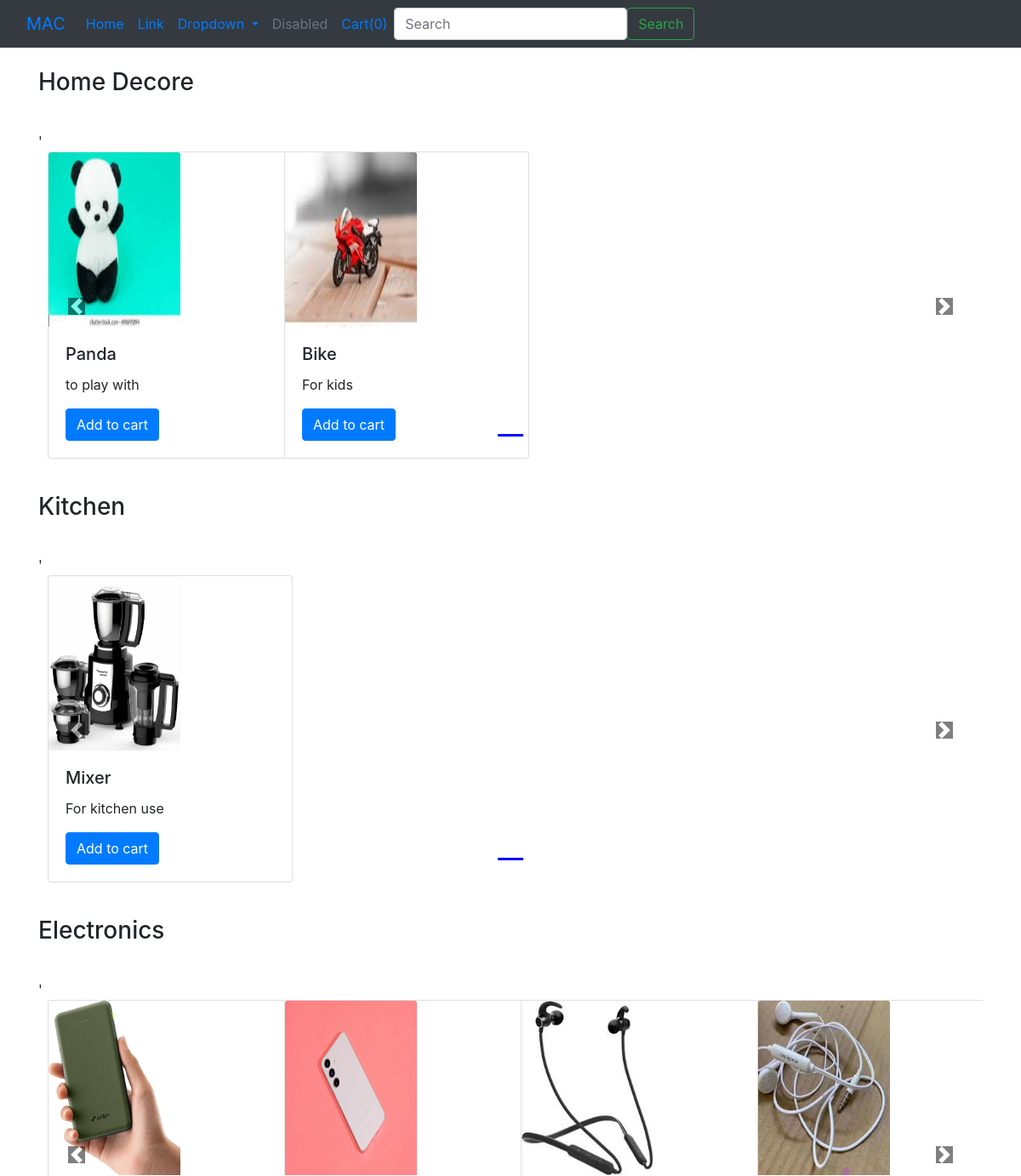
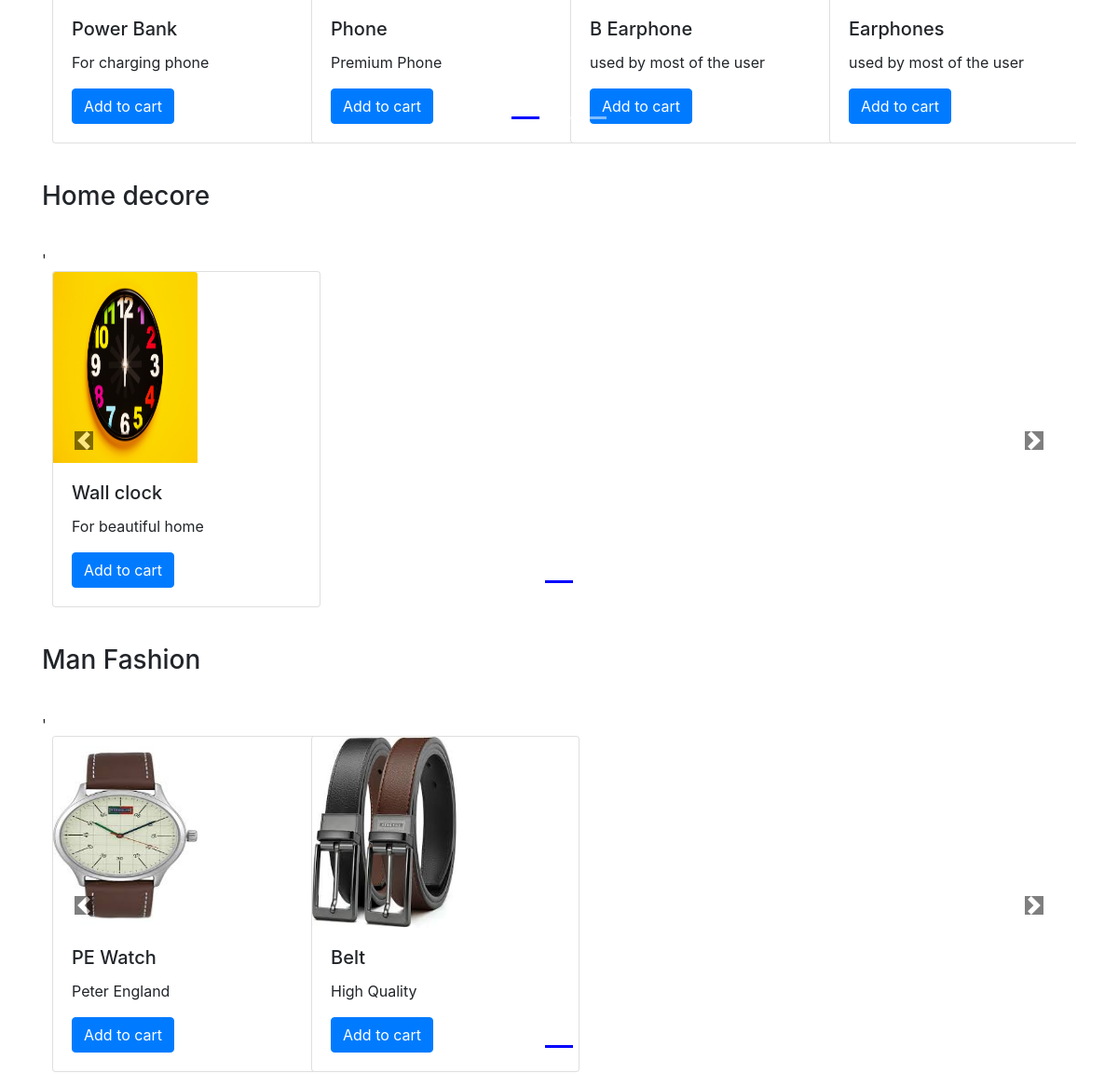
The app's page /shop/ with its own data (2 pictures, top to bottom).
### shop/models.py (models this page shows, shortened)
class Product(models.Model):
    product_id = models.AutoField
    product_name = models.CharField(max_length=50)
    category = models.CharField(max_length=50, default="")
    subcategory = models.CharField(max_length=50, default="")
    price = models.IntegerField(default=0)
    desc = models.CharField(max_length=300)
    pub_date = models.DateField()
    image = models.ImageField(upload_to="shop/images", default="")

### shop/views.py (the view)
# urls.py: path('', views.index, name="BlogIndex")
def index(request):
    allProds = []
    catProds = Product.objects.values('category', 'id')
    cats = {item['category'] for item in catProds}
    for cat in cats:
        prod = Product.objects.filter(category = cat)
        n = len(prod)
        nSlide = n // 4 + ceil((n / 4) - (n // 4))
        allProds.append([prod, range(1, nSlide), nSlide])
    params = {'allProds': allProds}
    return  render(request, 'shop/index.html', params)

### shop/templates/shop/index.html (shortened to what this page needs)
{% extends 'shop/basic.html' %}
{% block body %}
{% load static %}
<div class="container" xmlns:data="http://www.w3.org/1999/xhtml">
    {% for products, range, nSlide in allProds %}
    <h3 class = 'my-4'> {{products.0.category}} </h3>
    <div class = "row">
    <div id="demo{{forloop.counter}}" class="col carousel slide my-3" data-ride="carousel">'
        <ul class="carousel-indicators">
            <li data-target="#demo{{forloop.counter}}" data-slide-to="0" class="active"></li>
    {% for i in range %}
       <li data-target="#demo{{forloop.parentloop.counter}}" data-slide-to="{{i}}" ></li>
    {% endfor %}
</ul>
      <div class="carousel-inner">
        <div class="carousel-item active">
             {% for i in products %}
            <div class="col-xs-3 col-sm-3 col-md-3">
              <div class="card" style="width: 18rem;">
                <img src='/media/{{i.image}}' class="card-img-top" alt="...">
                <div class="card-body">
                  <h5 class="card-title">{{i.product_name}}</h5>
                  <p class="card-text">{{i.desc}}</p>
                  <button id="pr{{i.id}}" class="btn btn-primary cart">Add to cart</button>
                </div>
              </div>
            </div>
            {% if forloop.counter|divisibleby:4 and forloop.counter > 0 and not forloop.last %}
             </div><div class="carousel-item">
            {% endif%}
             {% endfor %}
      </div>
      </div>
        </div>
<a class="carousel-control-prev " href="#demo{{forloop.counter}}" role="button" data-slide="prev">
   <span class="carousel-control-prev-icon" aria-hidden="true" ></span>
  </a>
  <a class="carousel-control-next" href="#demo{{forloop.counter}}" role="button" data-slide="next">
    <span class="carousel-control-next-icon" aria-hidden="true"></span>
  </a>
        </div>
    {% endfor %}
    </div>
 {% endblock %}

### shop/templates/shop/basic.html (shortened to what this page needs)
<!doctype html>
<html lang="en">
  <head>
    <link rel="stylesheet" href="https://cdn.jsdelivr.net/npm/bootstrap@4.4.1/dist/css/bootstrap.min.css">
  </head>
  <body>
  <nav class="navbar navbar-expand-lg bg-dark">
  <div class="container-fluid">
    <a class="navbar-brand" href="#">MAC</a>
    <div class="collapse navbar-collapse" id="navbarSupportedContent">
      <ul class="navbar-nav me-auto mb-2 mb-lg-0">
        <li class="nav-item">
          <a class="nav-link active" aria-current="page" href="#">Home</a>
        </li>
        <li class="nav-item">
          <a class="nav-link" href="#">Link</a>
        </li>
        <li class="nav-item dropdown">
          <a class="nav-link dropdown-toggle" href="#" role="button" data-bs-toggle="dropdown" aria-expanded="false">
            Dropdown
          </a>
        </li>
        <li class="nav-item">
          <a class="nav-link disabled" aria-disabled="true">Disabled</a>
        </li>
        <li class="nav-item">
          <a class="nav-link" href="#">Cart(<span id="cart">0</span>)</a>
        </li>
      </ul>
      <form class="d-flex" role="search" >
        <input class="form-control me-2" type="search" placeholder="Search" aria-label="Search">
        <button class="btn btn-outline-success" type="submit">Search</button>
      </form>
    </div>
  </div>
</nav>
  {% block body %} {% endblock %}
  </body>
</html>

### records on screen
Product: category "Home Decore", image (picture), product_name "Panda", desc "to play with"
Product: image (picture), product_name "Bike", desc "For kids"
Product: category "Kitchen", image (picture), product_name "Mixer", desc "For kitchen use"
Product: category "Electronics", image (picture), product_name "Power Bank", desc "For charging phone"
Product: image (picture), product_name "Phone", desc "Premium Phone"
Product: image (picture), product_name "B Earphone", desc "used by most of the user"
Product: image (picture), product_name "Earphones", desc "used by most of the user"
Product: category "Home decore", image (picture), product_name "Wall clock", desc "For beautiful home"
Product: category "Man Fashion", image (picture), product_name "PE Watch", desc "Peter England"
Product: image (picture), product_name "Belt", desc "High Quality"
